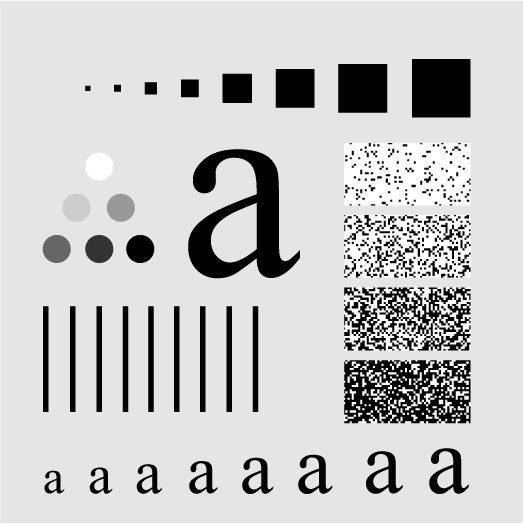
#> input picture Aulas/Semana 4/test_image.tiff, 523 x 524 px
$ jupyter execute 'Criação de filtro de frequência a partir de um filtro espacial.ipynb'   (shell and % lines are left out)
#> lines starting #> are read from the running program, lines starting #| are printed output that depends on the picture
## Iremos criar um filtro no domínio da frequência a partir de um filtro espacial

[cell 1]
import numpy as np
import matplotlib.pyplot as plt
from scipy.fftpack import fft2, ifft2, fftfreq, fftshift

def generate_frequencies(num_rows, num_cols):

    freq_r = fftfreq(num_rows)
    freq_c = fftfreq(num_cols)
    freq_r = fftshift(freq_r)
    freq_c = fftshift(freq_c)

    return freq_r, freq_c

# Filtro gaussiano 3x3
gauss_filt = np.array([[1, 2, 1],
                       [2, 4, 2],
                       [1, 2, 1]])
gauss_filt = gauss_filt/16

img = plt.imread('test_image.tiff')
#> img is the input picture: shape (524, 523); min 0, max 255, mean 199.1
num_rows, num_cols = img.shape
#> num_rows = 524; num_cols = 523
# Como já visto, a imagem a ser filtrada deve ser preenchida
# com zeros utilizando a função pad
img_padded = np.pad(img, ((0, num_rows), (0, num_cols)),
                    mode='constant', constant_values=0)
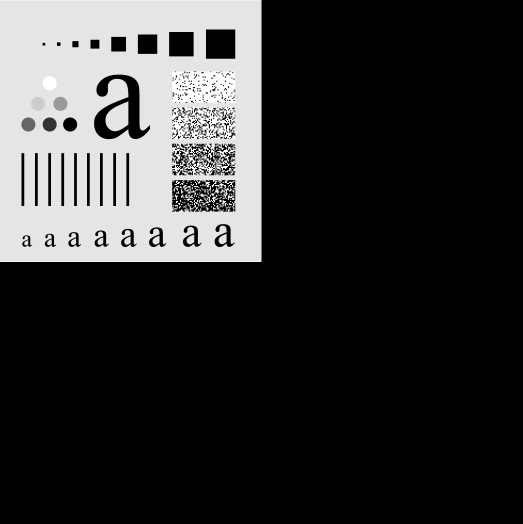
#> img_padded: shape (1048, 1046) (shown at 1/2 size); min 0, max 255, mean 49.8

# Criação do array a ser utilizado para filtrar a imagem
gauss_filt_image = np.zeros([2*num_rows, 2*num_cols])
gauss_filt_image[num_rows-1:num_rows+2, num_cols-1:num_cols+2] = gauss_filt

gauss_filt_image = fftshift(gauss_filt_image)
Ffilt = fft2(gauss_filt_image)
freq_r, freq_c = generate_frequencies(2*num_rows, 2*num_cols)
#> freq_r = 1048 values from -0.5 to 0.499; freq_c = 1046 values from -0.5 to 0.499

Ffilt = fftshift(Ffilt)
plt.figure(figsize=[8,8])
plt.pcolormesh(freq_c, freq_r, np.abs(Ffilt), cmap='gray')
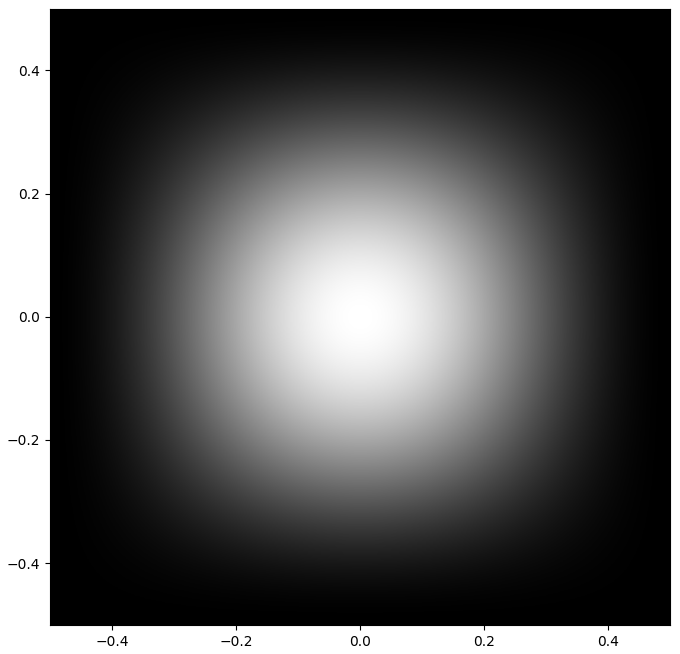
#> figure drawn by matplotlib, 1 panel

#### Ffilt é o array a ser utilizado no domínio da frequência para filtrar a imagem original.

[cell 2]
Fimg = fft2(img_padded)
Fimg = fftshift(Fimg)

Fimg_filtered = Ffilt*Fimg
Fimg_filtered = fftshift(Fimg_filtered)
img_filtered = np.real(ifft2(Fimg_filtered))
img_filtered = img_filtered[:num_rows, :num_cols]
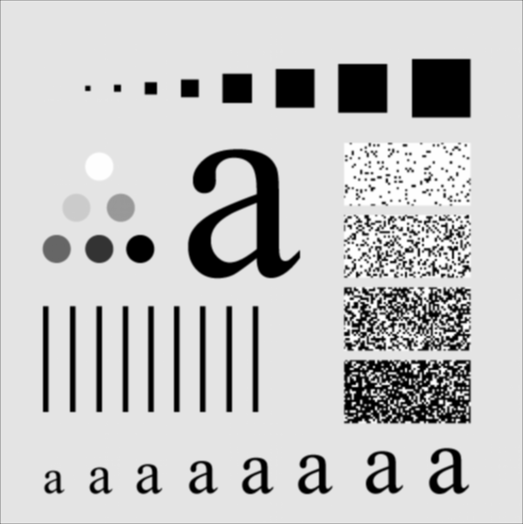
#> img_filtered: shape (524, 523) float64; min -4.49e-13, max 255, mean 198.6; drawn with min black and max white
plt.figure(figsize=[8,8])
plt.imshow(img_filtered, 'gray')

[cell 3]
# Filtro gaussiano 3x3
gauss_filt = np.array([[1, 2, 1],
                       [2, 4, 2],
                       [1, 2, 1]])
gauss_filt = gauss_filt/16

# Criação do array a ser utilizado para filtrar a imagem
gauss_filt_image = np.zeros([2*num_rows, 2*num_cols])
gauss_filt_image[num_rows-1:num_rows+2, num_cols-1:num_cols+2] = gauss_filt

gauss_filt_image = fftshift(gauss_filt_image)
Ffilt = fft2(gauss_filt_image)
freq_r, freq_c = generate_frequencies(2*num_rows, 2*num_cols)

Ffilt = fftshift(Ffilt)
plt.figure(figsize=[8,8])
plt.pcolormesh(freq_c, freq_r, np.log(np.abs(Ffilt)), cmap='gray')
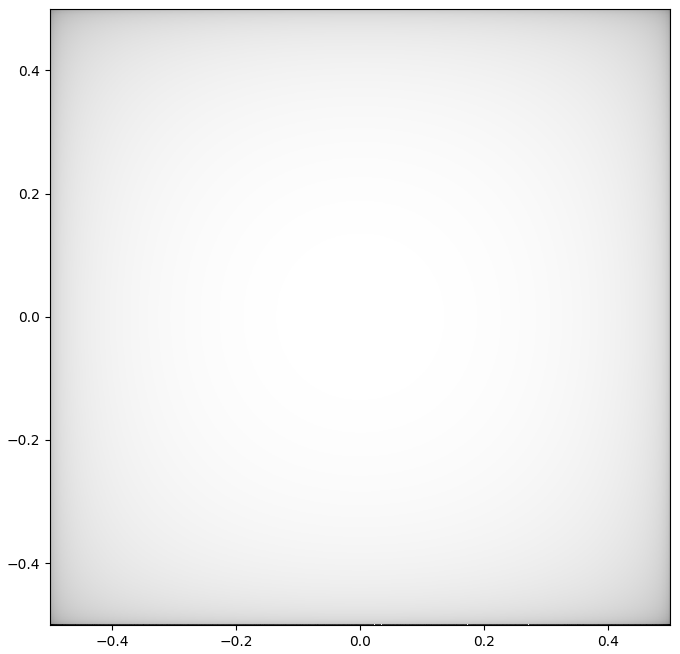
#> figure drawn by matplotlib, 1 panel
